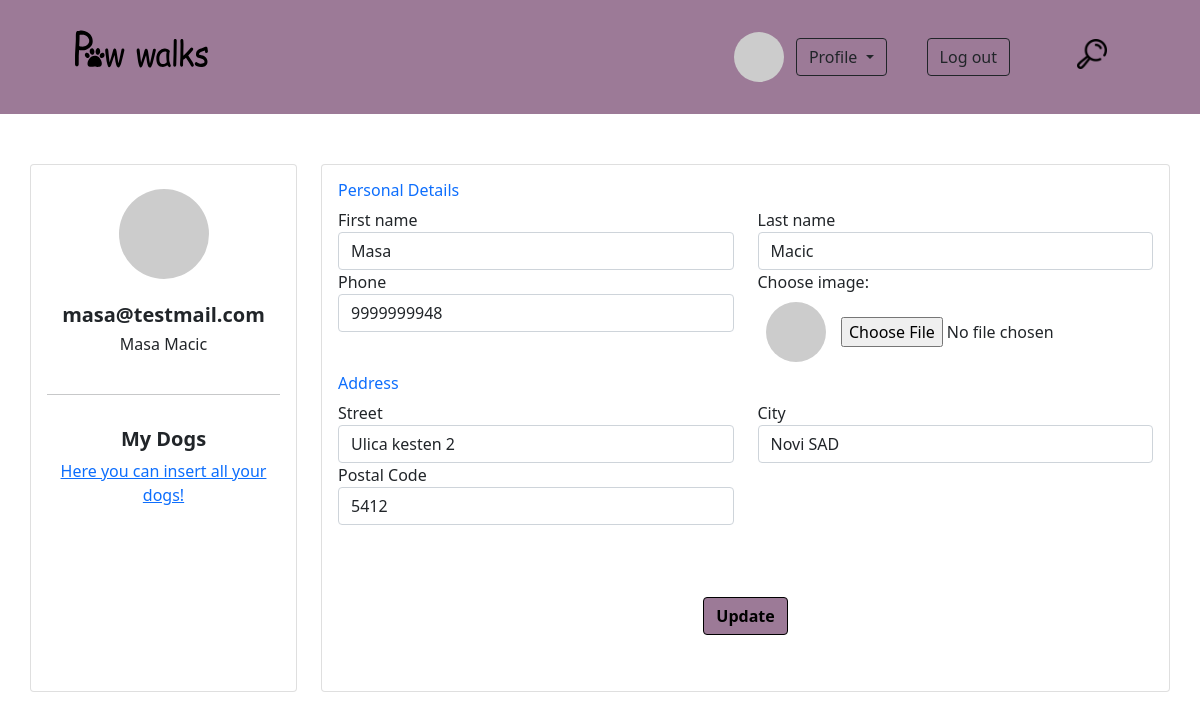
/customer_dashboard/editCustomerProfile.php (signed in), run on the app's committed database.
### tables this page shows
CREATE TABLE `user` (
  `id` int(10) UNSIGNED NOT NULL,
  `role` enum('admin','customer','walker') NOT NULL,
  `first_name` varchar(20) NOT NULL,
  `last_name` varchar(20) NOT NULL,
  `email` varchar(255) NOT NULL,
  `password` varchar(255) NOT NULL,
  `forgot_password_code` varchar(10) DEFAULT NULL,
  `phone_number` varchar(30) NOT NULL,
  `address_id` int(10) UNSIGNED NOT NULL,
  `picture` varchar(255) DEFAULT NULL,
  `is_verified` tinyint(1) NOT NULL DEFAULT 0,
  `verification_code` char(6) DEFAULT NULL,
  `created_at` datetime NOT NULL,
  `updated_at` datetime NOT NULL,
  `registration_expires` datetime DEFAULT NULL
);

CREATE TABLE `address` (
  `id` int(10) UNSIGNED NOT NULL,
  `street` varchar(100) NOT NULL,
  `city` varchar(40) NOT NULL,
  `postal_code` int(11) DEFAULT NULL
);

### customer_dashboard/editCustomerProfile.php (the view, shortened to what this page needs)
<!DOCTYPE html>
<html lang="en">
<head>
    <link rel="stylesheet" type="text/css" href="../css/editProfileStyle.css">
    <link rel="stylesheet" href="../css/homeStyle.css">
    <link rel="stylesheet" href="../css/scrollbar.css">
    <link href="https://cdn.jsdelivr.net/npm/bootstrap@5.1.3/dist/css/bootstrap.min.css" rel="stylesheet">
</head>
<body>
<?php
    require_once '../page_parts/header.php';
    $sqlUser = "SELECT u.first_name, u.last_name, u.email, u.phone_number, u.picture,a.street, a.city, a.postal_code FROM user u
                    INNER JOIN address a ON a.id = u.address_id
                    WHERE u.id = ".$_SESSION['id'];
    $sqlDogNames = "SELECT dog_name, owner_id FROM dog
                            WHERE owner_id = ".$_SESSION['id'];
try{
        $conn = new PDO("mysql:host=" . HOST . ";dbname=" . DB, USER, PASS);
        $stmtUser=$conn->prepare($sqlUser);
        $stmtUser->execute();
        $userData = $stmtUser->fetch(PDO::FETCH_ASSOC);
        $stmtDogName=$conn->prepare($sqlDogNames);
        $stmtDogName->execute();
        $dogNameData = $stmtDogName->fetchAll(PDO::FETCH_ASSOC);
    }
    catch (Exception $ex){
        echo($ex -> getMessage());
    }
?>
    <div class="container d-flex align-self-center" style="padding: 50px 0">
        <div class="row gutters">
            <div class="col-xl-3 col-lg-3 col-md-12 col-sm-12 col-12">
                <div class="card h-100">
                    <div class="card-body">
                        <div class="account-settings">
                            <div class="user-profile">
                                <div class="user-avatar d-flex justify-content-center">
                                    <img src="https://picsum.photos/150/150" class="img-fluid rounded-circle m-2" alt="Profile picture">
                                </div>
                                <h5 id="emailCust" class="user-email" style="font-weight: bold"><?php echo $userData['email'];?></h5>
                                <h6 class="user-name"><?php echo $userData['first_name']." ".$userData['last_name'];?></h6>
                            </div>
                            <hr>
                            <div class="all-my-dogs">
                                <h5><b>My Dogs</b></h5>
                                <?php
                                if(!empty($dogNameData)){
                                    foreach ($dogNameData as $dogData) {
                                ?>
                                    <a href="./dogAccount.php" style="text-decoration: none; color: black;"><?php echo $dogData['dog_name'] ?></a> <br>
                                <?php
                                    }
                                }else{
                                    ?>
                                    <a href="./createDog.php">Here you can insert all your dogs!</a><br>
                                    <?php
                                }
                                ?>
                            </div>
                        </div>
                    </div>
                </div>
            </div>
            <div class="col-xl-9 col-lg-9 col-md-12 col-sm-12 col-12">
                <div class="card h-100">
                    <div class="card-body">
                        <div class="row gutters" >
                            <div class="col-xl-12 col-lg-12 col-md-12 col-sm-12 col-12">
                                <h6 class="mb-2 text-primary">Personal Details</h6>
                            </div>
                            <div class="col-xl-6 col-lg-6 col-md-6 col-sm-6 col-12">
                                <div class="form-group">
                                    <label for="firstName">First name</label>
                                    <input type="text" class="form-control" id="firstNameCust" placeholder="Enter your first name" value="<?php echo $userData['first_name'];?>">
                                </div>
                            </div>
                            <div class="col-xl-6 col-lg-6 col-md-6 col-sm-6 col-12">
                                <div class="form-group">
                                    <label for="lastName">Last name</label>
                                    <input type="text" class="form-control" id="lastNameCust" placeholder="Enter your last name" value="<?php echo $userData['last_name'];?>">
                                </div>
                            </div>
                            <div class="col-xl-6 col-lg-6 col-md-6 col-sm-6 col-12">
                                <div class="form-group">
                                    <label for="phone">Phone</label>
                                    <input type="text" class="form-control" id="phoneCust" placeholder="Enter phone number" value="<?php echo $userData['phone_number'];?>">
                                </div>
                            </div>
                            <div class="col-xl-6 col-lg-6 col-md-6 col-sm-6 col-12">
                                <div class="form-group">
                                    <label for="filename">Choose image: </label> <br>
                                    <div class="form-group d-flex justify-content-between align-items-center">
                                        <img src="https://picsum.photos/60/60" class="img-fluid rounded-circle m-2" alt="Profile picture">
                                        <form action="#">
                                            <input type="file" id="myFileCust" name="filename">
                                        </form>
                                    </div>
                                </div>
                            </div>
                        </div>
                        <div class="row gutters">
                            <div class="col-xl-12 col-lg-12 col-md-12 col-sm-12 col-12">
                                <h6 class="mt-1 mb-2 text-primary">Address</h6>
                            </div>
                            <div class="col-xl-6 col-lg-6 col-md-6 col-sm-6 col-12">
                                <div class="form-group">
                                    <label for="Street">Street</label>
                                    <input type="text" class="form-control" id="streetCust" placeholder="Enter Street" value="<?php echo $userData['street'];?>">
                                </div>
                            </div> <br>
                            <div class="col-xl-6 col-lg-6 col-md-6 col-sm-6 col-12">
                                <div class="form-group">
                                    <label for="city">City</label>
                                    <input type="text" class="form-control" id="cityCust" placeholder="Enter City" value="<?php echo $userData['city'];?>">
                                </div>
                            </div>
                            <div class="col-xl-6 col-lg-6 col-md-6 col-sm-6 col-12">
                                <div class="form-group">
                                    <label for="zip">Postal Code</label>
                                    <input type="text" class="form-control" id="zipCust" placeholder="Postal Code" value="<?php echo $userData['postal_code'];?>">
                                </div>
                            </div>
                        </div>
                        <br>
                        <br>
                        <div class="row gutters">
                            <div class="col-xl-12 col-lg-12 col-md-12 col-sm-12 col-12">
                                <div class="text-right d-flex justify-content-center">
                                    <button id="updateCustomer" class="btn m-4" style="background-color: #9c7a97; border: 1px solid #000000; font-weight: bold; color:#000000">Update</button>
                                </div>
                            </div>
                        </div>
                    </div>
                </div>
            </div>
        </div>
    </div>
</body>
</html>

### css/editProfileStyle.css (style rules this page uses)
body { margin: 0; color: #2e323c; background: #f5f6fa; position: relative; height: 100%; }
.account-settings .user-profile { margin: 0 0 1rem 0; padding-bottom: 1rem; text-align: center; }
.account-settings .user-profile .user-avatar { margin: 0 0 1rem 0; }
.account-settings .user-profile .user-avatar img { width: 90px; height: 90px; -webkit-border-radius: 100px; -moz-border-radius: 100px; border-radius: 100px; }
.account-settings .about , .all-my-dogs { margin: 2rem 0 0 0; text-align: center; }
.form-control { border: 1px solid #cfd1d8; -webkit-border-radius: 2px; -moz-border-radius: 2px; border-radius: 2px; font-size: .825rem; background: #ffffff; color: #2e323c; }
.card { background: #ffffff; -webkit-border-radius: 5px; -moz-border-radius: 5px; border-radius: 5px; border: 0; margin-bottom: 1rem; }

### css/homeStyle.css (style rules this page uses)
.btn { color: black; text-decoration: none; }

### data on the page
user: email "masa@testmail.com", first_name "Masa", last_name "Macic", phone_number "9999999948", address.street "Ulica kesten 2", address.city "Novi SAD", address.postal_code "5412"
